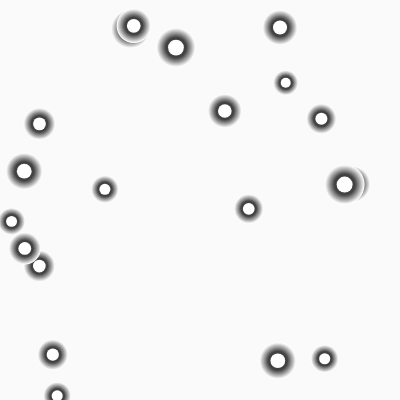
Frame 1 (no input)
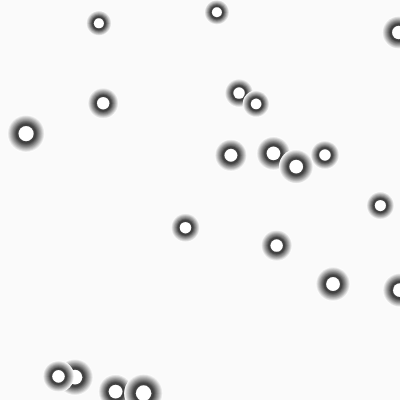
Frame 2 (the mouse pressed at the canvas centre, redrawn once)

The p5.js sketch that drew these frames (run headless with seeded random() and noise() and a simulated clock; the mouse was pressed at the canvas centre and the sketch redrawn once):

// p5.js sketch
// ── sketch.js
let anzahlpocken = 20;
let res = 20;
const width = 400;
const height = 400;
const csstart = 25;
let circlesize = csstart;
let innen = [0,1];

function setup() {
  createCanvas(width,height);
}

function draw() {
  background(250);

  strokeWeight(0);
  noLoop();



  // mehrere kreise
  for (let i = 0; i < anzahlpocken; i++) {
    push();
    translate(random(width),random(height));

    fill(0)

    
    
    
    
    // für jeden Kreis
    for (let w = 0; w < res; w++) {
      fill(255-(w*res/2));
      
      circle(0,0,circlesize-(0.5*w*circlesize/res));

      
    }
      shuffle(innen,true);

      fill(255)
      circle(0,0,circlesize/2.5)
    pop()
    circlesize = csstart;
    circlesize=circlesize + random(0,15)

  }
}
